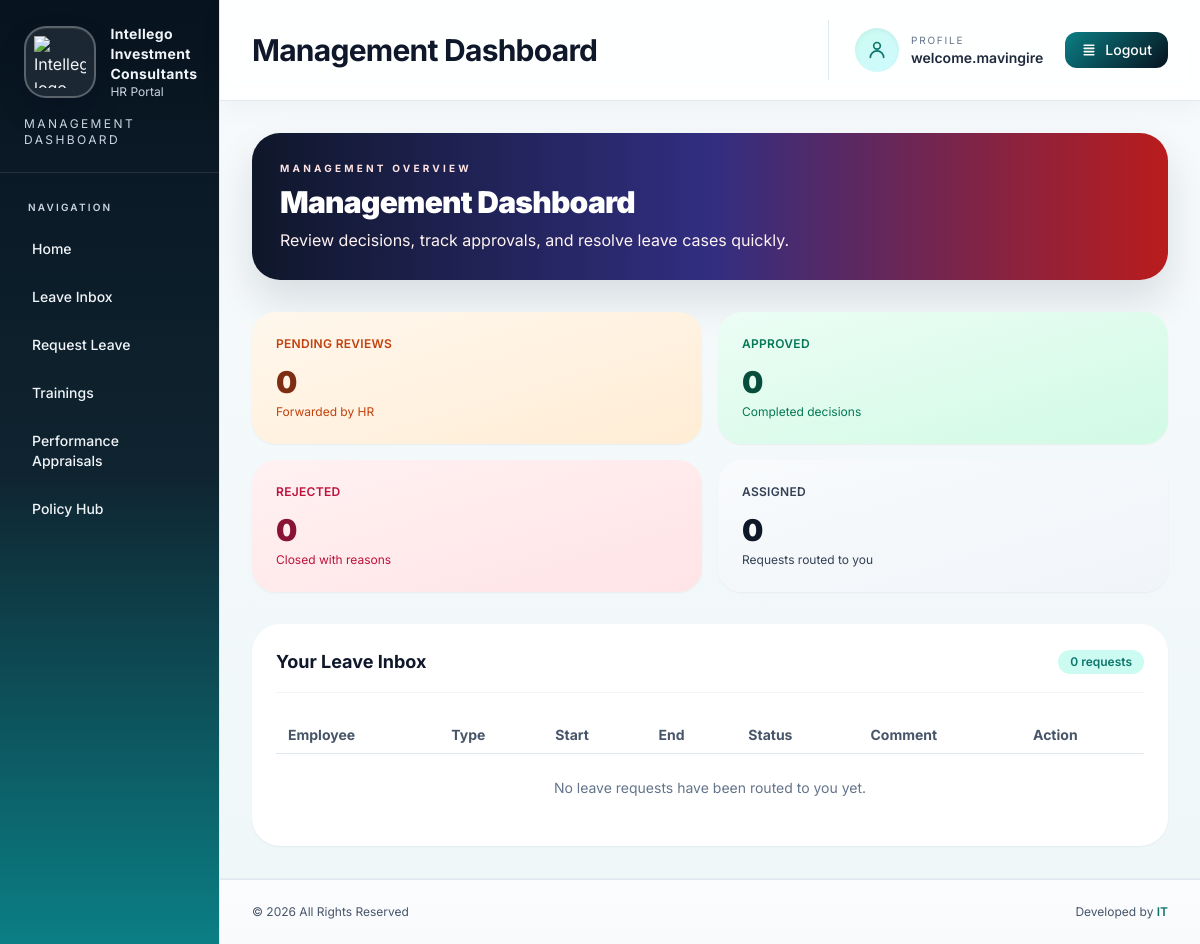
Page /dashboard/management/ (signed in) on the earlier database version.
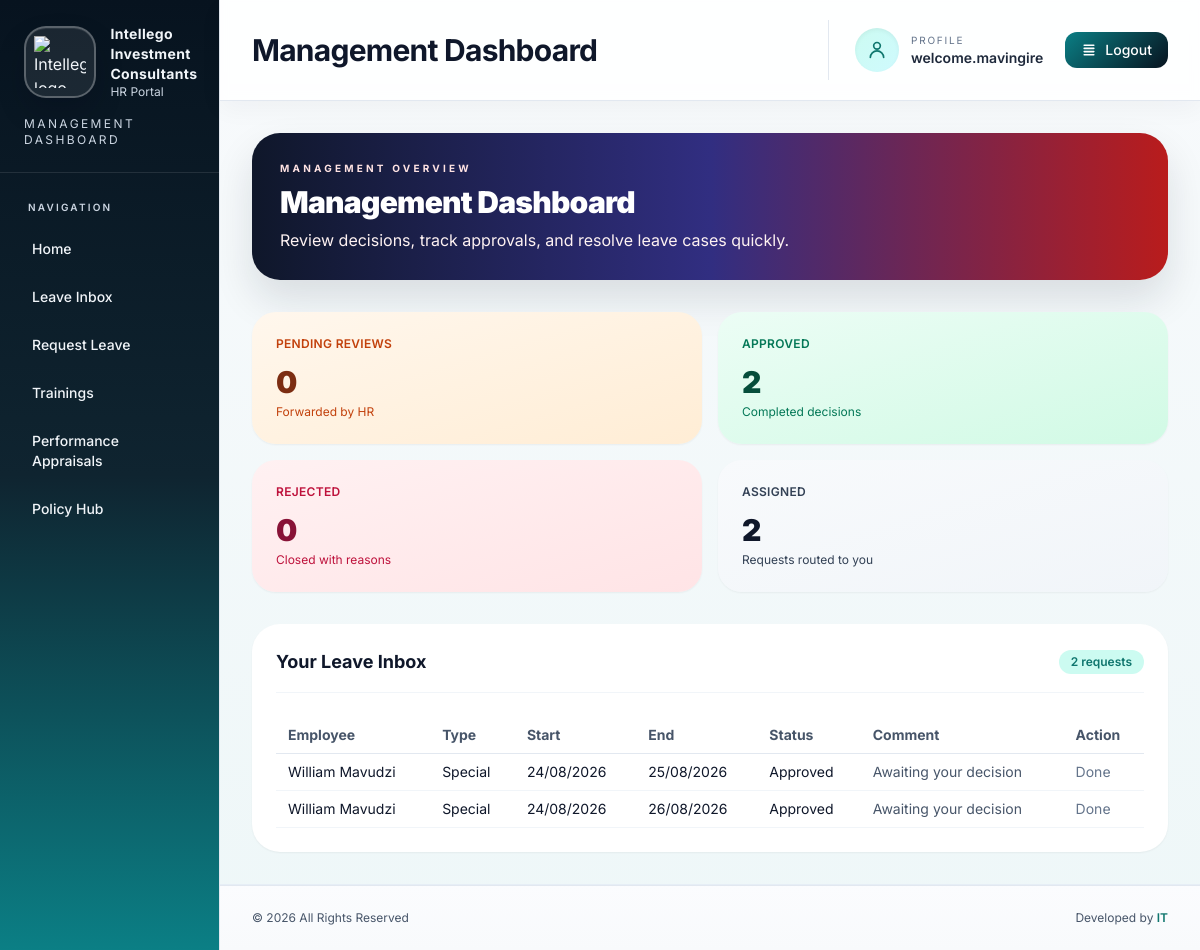
Same page on the later database version.
### core/models.py (models this page shows, shortened)
class LeaveRequest(models.Model):
	class LeaveType(models.TextChoices):
		VACATION = 'vacation', 'Vacation'
		STUDY = 'study', 'Study'
		SPECIAL = 'special', 'Special'
		COMPASSIONATE = 'compassionate', 'Compassionate'
		SICK = 'sick', 'Sick'
		MATERNITY = 'maternity', 'Maternity'
		AWAY_ON_BUSINESS = 'away_on_business', 'Away on Business'
		PUBLIC_HOLIDAY = 'public_holiday', 'Public Holiday'
	class Status(models.TextChoices):
		PENDING = 'pending', 'Pending'
		FORWARDED = 'forwarded', 'Forwarded to Management'
		APPROVED = 'approved', 'Approved'
		REJECTED = 'rejected', 'Rejected'
	employee = models.ForeignKey(EmployeeProfile, on_delete=models.CASCADE)
	leave_type = models.CharField(max_length=20, choices=LeaveType.choices)
	requested_days = models.PositiveIntegerField(null=True, blank=True)
	start_date = models.DateField()
	end_date = models.DateField()
	reason = models.TextField(blank=True)
	total_leave_days_taken = models.PositiveIntegerField(null=True, blank=True)
	total_leave_days_accrued = models.PositiveIntegerField(null=True, blank=True)
	leave_days_balance = models.PositiveIntegerField(null=True, blank=True)
	applicant_signature = models.CharField(max_length=150, blank=True)
	applicant_signed_date = models.DateField(null=True, blank=True)
	authorized_by = models.CharField(max_length=150, blank=True)
	authorized_signature = models.CharField(max_length=150, blank=True)
	authorized_date = models.DateField(null=True, blank=True)
	qualifies_for_leave = models.CharField(
		max_length=3,
		choices=[('yes', 'Yes'), ('no', 'No')],
		blank=True,
	)
	qualification_reason = models.TextField(blank=True)
	status = models.CharField(max_length=20, choices=Status.choices, default=Status.PENDING)
	management_comment = models.TextField(blank=True)
	reviewed_by = models.ForeignKey(User, on_delete=models.SET_NULL, null=True, blank=True, related_name='reviewed_leave_requests')
	reviewed_at = models.DateTimeField(null=True, blank=True)
	created_at = models.DateTimeField(auto_now_add=True)

class EmployeeProfile(models.Model):
	user = models.OneToOneField(User, on_delete=models.SET_NULL, null=True, blank=True)
	management_approver = models.ForeignKey(User, on_delete=models.SET_NULL, null=True, blank=True, related_name='managed_employee_profiles')
	company = models.ForeignKey(Company, on_delete=models.SET_NULL, null=True, blank=True)
	employee_number = models.CharField(max_length=20, unique=True)
	full_name = models.CharField(max_length=150)
	department = models.CharField(max_length=120, blank=True)
	job_title = models.CharField(max_length=120)
	leave_days_balance = models.PositiveIntegerField(default=0)
	date_of_birth = models.DateField(null=True, blank=True)
	date_joined = models.DateField(null=True, blank=True)
	dependents_count = models.PositiveIntegerField(default=0)
	email = models.EmailField()
	phone = models.CharField(max_length=30, blank=True)
	address = models.TextField(blank=True)
	emergency_contact = models.CharField(max_length=150, blank=True)
	pension_provider = models.CharField(max_length=150, blank=True)
	pension_policy_number = models.CharField(max_length=80, blank=True)
	pension_contribution_rate = models.DecimalField(max_digits=5, decimal_places=2, null=True, blank=True)
	employment_history = models.TextField(blank=True)

### core/views.py (the view)
# urls.py: path('dashboard/management/', management_dashboard, name='management-dashboard'),
def management_dashboard(request):
	if not request.user.is_authenticated:
		return redirect('core:login')
	if is_hr_user(request.user):
		return redirect('core:hr-dashboard')
	if not is_management_user(request.user):
		return redirect('core:employee-dashboard')
	assigned_requests = LeaveRequest.objects.filter(
		employee__management_approver=request.user,
	).select_related('employee', 'reviewed_by').order_by('-created_at')
	company = get_user_company(request.user)
	intellego_leave_alerts = get_intellego_leave_alerts(request.user)
	return render(
		request,
		'core/management_dashboard.html',
		{
			'dashboard_title': 'Management Dashboard',
			'dashboard_subtitle': '',
			'sidebar_role': 'management',
			'is_hr': False,
			'company_name': company.name if company else '',
			'pending_reviews': assigned_requests.filter(status=LeaveRequest.Status.FORWARDED).count(),
			'approved_reviews': assigned_requests.filter(status=LeaveRequest.Status.APPROVED).count(),
			'rejected_reviews': assigned_requests.filter(status=LeaveRequest.Status.REJECTED).count(),
			'total_assigned_requests': assigned_requests.count(),
			'recent_requests': assigned_requests[:8],
			'intellego_leave_alerts': intellego_leave_alerts,
		},
	)

### core/views.py (called while the page is built)
def is_hr_user(user):
	return user.is_authenticated and (user.is_superuser or user.is_staff or user.groups.filter(name='HR').exists())

def is_management_user(user):
	return user.is_authenticated and user.groups.filter(name='Management').exists()

def get_user_employee_profile(user):
	if not user.is_authenticated:
		return None
	return EmployeeProfile.objects.filter(user=user).first()

def get_user_company(user):
	profile = get_user_employee_profile(user)
	return profile.company if profile else None

### templates/core/management_dashboard.html (shortened to what the changed rows need)
{% extends 'core/dashboard_base.html' %}
{% block dashboard_content %}
<div class="mb-8 rounded-[28px] bg-gradient-to-r from-slate-900 via-indigo-900 to-red-700 p-7 text-white shadow-[0_20px_40px_rgba(15,23,42,0.12)]">
    <h2 class="mt-2 text-3xl font-black tracking-tight">Management Dashboard</h2>
</div>
<section class="mb-8 grid gap-4 sm:grid-cols-2 xl:grid-cols-4">
    <article class="rounded-[24px] bg-gradient-to-br from-emerald-50 to-emerald-100 p-6 shadow-sm">
        <p class="text-xs font-semibold uppercase tracking-wide text-emerald-700">Approved</p>
        <p class="mt-3 text-3xl font-black text-emerald-900">{{ approved_reviews }}</p>
        <p class="mt-1 text-xs text-emerald-700">Completed decisions</p>
    </article>
    <article class="rounded-[24px] bg-gradient-to-br from-slate-50 to-slate-100 p-6 shadow-sm">
        <p class="text-xs font-semibold uppercase tracking-wide text-slate-700">Assigned</p>
        <p class="mt-3 text-3xl font-black text-slate-900">{{ total_assigned_requests }}</p>
        <p class="mt-1 text-xs text-slate-700">Requests routed to you</p>
    </article>
</section>
<section class="rounded-[28px] bg-white p-6 shadow-sm">
    <div class="mb-6 flex items-center justify-between border-b border-slate-100 pb-4">
        <h2 class="text-lg font-bold text-slate-900">Your Leave Inbox</h2>
        <span class="inline-flex items-center rounded-full bg-teal-100 px-3 py-1 text-xs font-semibold text-teal-700">{{ total_assigned_requests }} requests</span>
    </div>
    <div class="overflow-x-auto">
        <table class="min-w-full text-left text-sm">
            <thead class="border-b border-slate-200 text-slate-600">
                <tr>
                    <th class="px-3 py-2">Employee</th>
                    <th class="px-3 py-2">Type</th>
                    <th class="px-3 py-2">Start</th>
                    <th class="px-3 py-2">End</th>
                    <th class="px-3 py-2">Status</th>
                    <th class="px-3 py-2">Comment</th>
                    <th class="px-3 py-2">Action</th>
                </tr>
            </thead>
            <tbody>
                {% for item in recent_requests %}
                <tr class="border-b border-slate-100">
                    <td class="px-3 py-2">{{ item.employee.full_name }}</td>
                    <td class="px-3 py-2">{{ item.get_leave_type_display }}</td>
                    <td class="px-3 py-2">{{ item.start_date|date:'d/m/Y' }}</td>
                    <td class="px-3 py-2">{{ item.end_date|date:'d/m/Y' }}</td>
                    <td class="px-3 py-2">{{ item.get_status_display }}</td>
                    <td class="px-3 py-2 text-slate-600">
                        {% if item.management_comment %}
                            {{ item.management_comment }}
                        {% else %}
                            Awaiting your decision
                        {% endif %}
                    </td>
                    <td class="px-3 py-2">
                        {% if item.status == 'forwarded' %}
                        <a href="{% url 'core:leave-review' item.pk %}" class="text-slate-700 hover:underline">Review</a>
                        {% else %}
                        <span class="text-slate-500">Done</span>
                        {% endif %}
                    </td>
                </tr>
                {% empty %}
                <tr>
                    <td colspan="7" class="px-3 py-6 text-center text-slate-500">No leave requests have been routed to you yet.</td>
                </tr>
                {% endfor %}
            </tbody>
        </table>
    </div>
</section>
{% endblock %}

Differences in the rows shown:
added LeaveRequest: employee.full_name "William Mavudzi", leave_type "Special", start_date "24/08/2026", end_date "25/08/2026", status "Approved", management_comment "Awaiting your decision", shows "Done"
added LeaveRequest: employee.full_name "William Mavudzi", leave_type "Special", start_date "24/08/2026", end_date "26/08/2026", status "Approved", management_comment "Awaiting your decision", shows "Done"
Other differences:
{{ approved_reviews }}: "0" → "2"
{{ total_assigned_requests }}: "0" → "2"
text no longer shown: "No leave requests have been routed to you yet."
